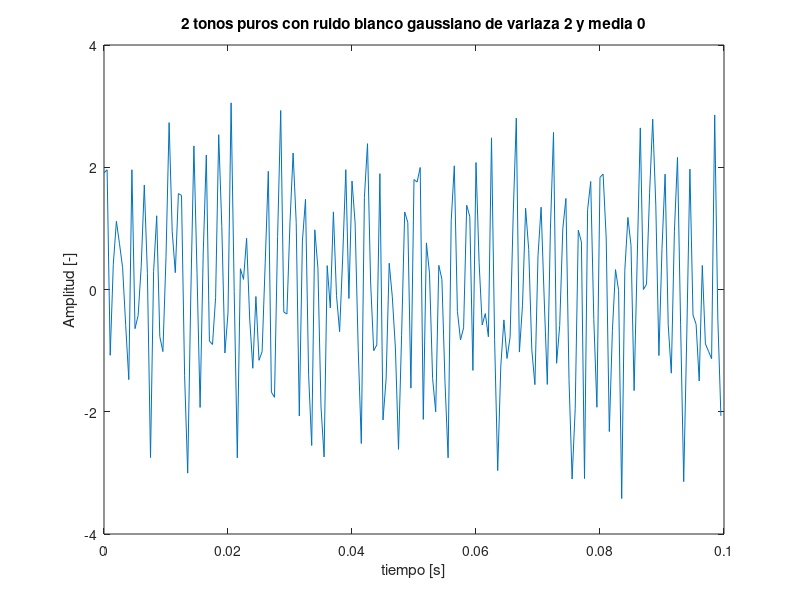
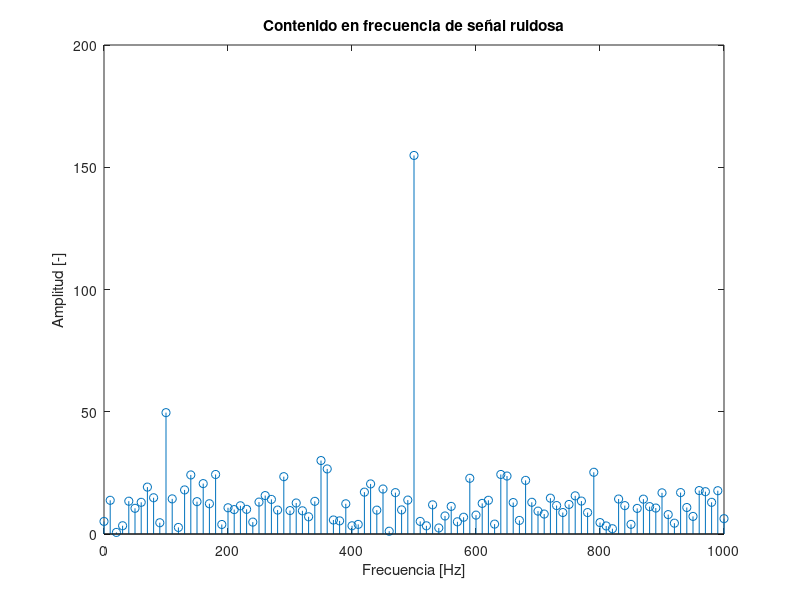
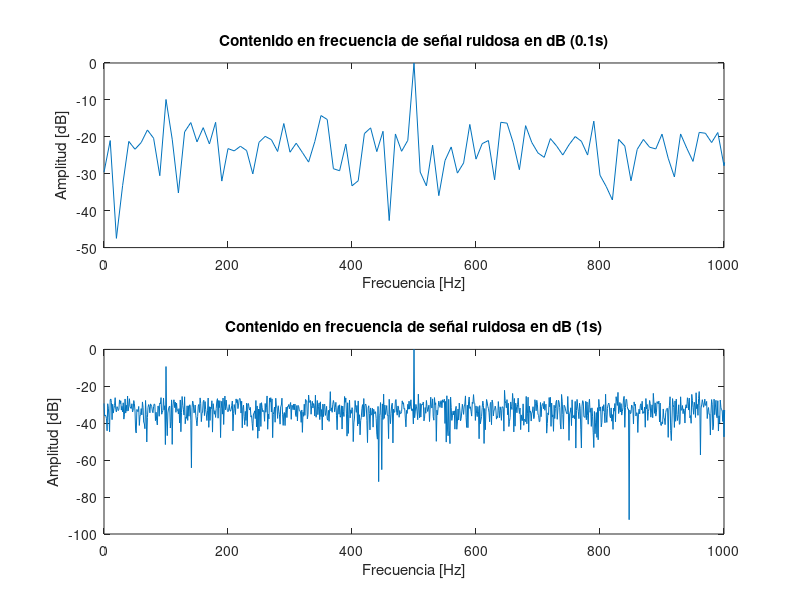

Write the MATLAB code that produced these figures, in order.
%%%%% Parte II Lab 4 DSP
% ¡ACTUALIZAR n! en linea 8 y 43 usando wgn()
close all; clear; clc

Fs = 2000; Ts = 1/Fs; t = 0:Ts:0.1-Ts; N = length(t);

% ruido, actualizar a gaussiano
n = sqrt(1/0.0909)*(rand(1,N)-.5); %wgn(1,length(t),)
var(n)

% señal limpia
s = .5*cos(2*pi*100*t) + 1.5*sin(2*pi*500*t);

% señal con ruido
sn = s + n;

%%% p21: Gráfico en el tiempo 
figure
plot(t,sn);
xlabel("tiempo [s]");ylabel("Amplitud [-]");
title("2 tonos puros con ruido blanco gaussiano de variaza 2 y media 0")

%%% p22: FFT y gráficos de amplitud en frecuencia
SN = fft(sn,N);
f  = (0:(N-1))*Fs/N;
figure
stem(f, abs(SN));xlim([0 1000]);
xlabel("Frecuencia [Hz]");ylabel("Amplitud [-]");
title("Contenido en frecuencia de señal ruidosa");

%%%p23: Gráfico en dB para contenido en frecuencia 
%100 ms
SN_dB = 20*log10(abs(SN));
figure
subplot(2,1,1)
plot(f, SN_dB - max(SN_dB));xlim([0 1000]);
xlabel("Frecuencia [Hz]");ylabel("Amplitud [dB]");
title("Contenido en frecuencia de señal ruidosa en dB (0.1s)");

%1s
Fs = 2000; Ts = 1/Fs; t = 0:Ts:1-Ts; N = length(t);

n = sqrt(1/0.0909)*(rand(1,N)-.5); var(n)     % rudio wgn(1,length(t),)
s = .5*cos(2*pi*100*t) + 1.5*sin(2*pi*500*t); % señal limpia
sn = s + n;                                   % señal con ruido

SN_dB = 20*log10(abs(fft(sn,N)));
f  = (0:(N-1))*Fs/N;

subplot(2,1,2)
plot(f, SN_dB - max(SN_dB));xlim([0 1000]);
xlabel("Frecuencia [Hz]");ylabel("Amplitud [dB]");
title("Contenido en frecuencia de señal ruidosa en dB (1s)");